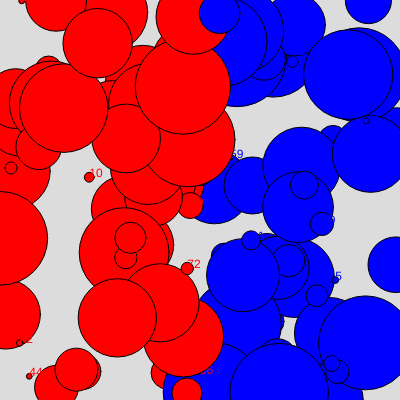
Frame 1 (no input)
Frame 60 (no input): identical to frame 1, image omitted
Frame 120 (the mouse pressed at the canvas centre since frame 60): identical to frame 1, image omitted

The p5.js sketch that drew this single still picture (run headless with seeded random() and noise() and a simulated clock; from frame 60 on, the mouse is pressed at the canvas centre):

// p5.js sketch
// ── sketch.js

function setup() {
  createCanvas(400, 400);
  background(220);
  
  for(i=0;i<100;i++){
    
    if(i%2==0){
    var x = random(200);   }
    else {
      var x = random (200,400);   }
    
    let y = random(400);
    let r = random(100);
    print("dinmor");
    for(var f=i; f%2==0;f++){
      fill(255,0,0);
    }
    let c=f;
    while( i%2==1){
      fill(0,0,255);
      break;
    }
    
    
    
    circle(x,y,r);
    text(i,x,y);
    
    
  }
}


function draw() {
  
}
